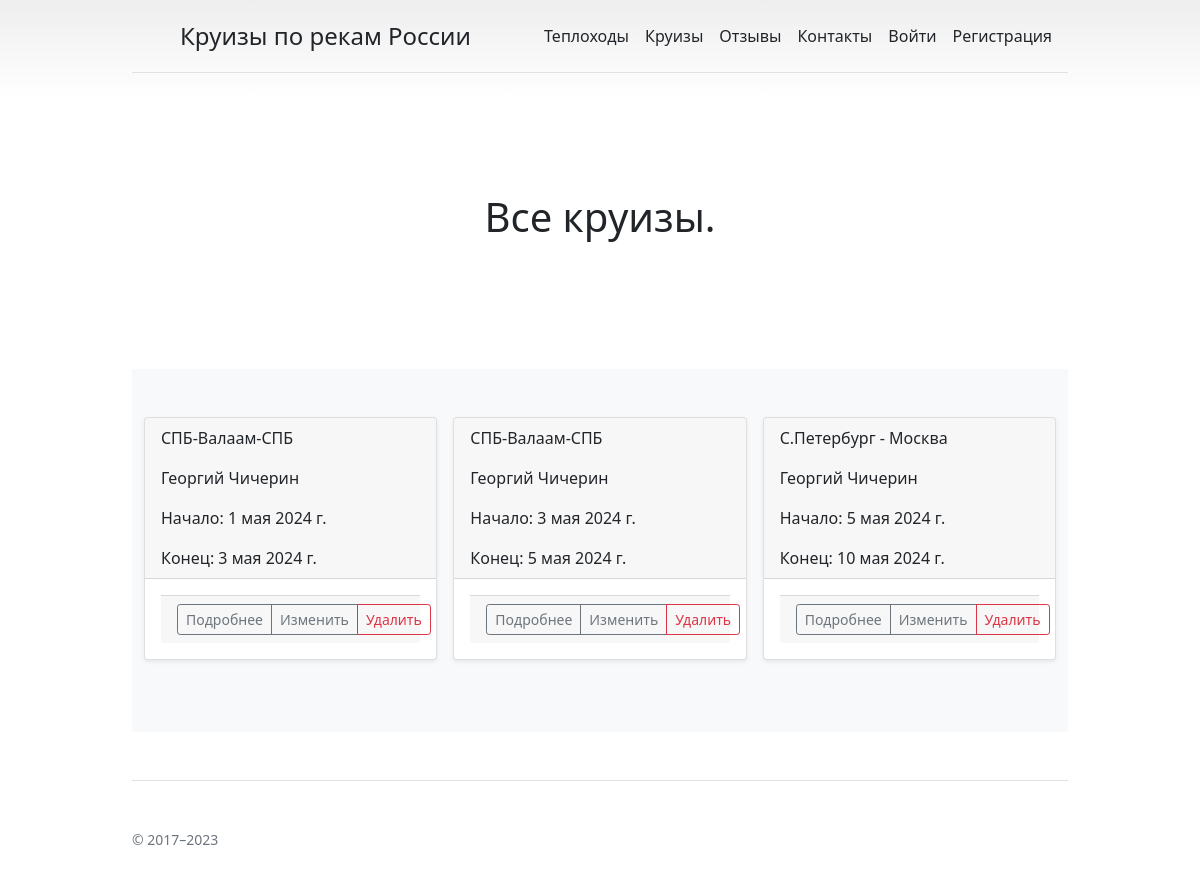
Screenshot of /cruise/ with the database file from the repository.
### cruise/models.py (models this page shows, shortened)
class Cruise(models.Model):
    STATUS = [('create', 'Рейс состоится'), ('start', 'Круиз начался'), ('finished', 'Круиз завершен')]
    name = models.CharField(max_length=250, verbose_name='название круиза')
    ship = models.ForeignKey(Ships, on_delete=models.CASCADE, verbose_name='Теплоход')
    data_start = models.DateField(verbose_name='Дата начала')
    date_finish = models.DateField(verbose_name='Дата окончания')
    town_start = models.CharField(max_length=150, verbose_name='Город начала')
    town_finish = models.CharField(max_length=150, verbose_name='Город окончания')
    status_cruise = models.CharField(max_length=8, choices=STATUS, default='create')
    class Meta:
        verbose_name = 'Круиз'
        verbose_name_plural = 'Круизы'

class Ships(models.Model):
    name = models.CharField(max_length=150, verbose_name='название теплохода')
    description = models.TextField(verbose_name='описание', **NULLABLE)
    foto = models.ImageField(upload_to='media/', verbose_name='Фото корабля', **NULLABLE)
    class Meta:
        verbose_name = 'Теплоход'
        verbose_name_plural = 'Теплоходы'

### cruise/views.py (the view)
# urls.py: path('cruise/', CruiseListView.as_view(), name='cruise'),
class CruiseListView(ListView):
    model = Cruise

### cruise/templates/cruise/cruise_list.html
{% extends 'cruise/base.html' %}
{% block content %}
<section class="py-5 text-center container" xmlns="http://www.w3.org/1999/html">
    <div class="row py-lg-5">
        <div class="col-lg-6 col-md-8 mx-auto">
            <h1 class="fw-light">Все круизы.</h1><br>
        </div>
    </div>
</section>
<div class="album py-5 bg-light">
    <div class="container">
        <div class="row row-cols-1 row-cols-sm-2 row-cols-md-3 g-3">
            {% for object in object_list %}
            {% include 'cruise/include/inc_cruise_detail.html' %}
            {% endfor %}
        </div>
    </div>
</div>
{% endblock %}

### cruise/templates/cruise/include/inc_cruise_detail.html
<div class="col">
    <div class="card mb-4 shadow-sm">
        <div class="card-header">
            <p class="card-text">{{ object.name }}</p>
            <p class="card-text">{{ object.ship.name }}</p>
            <p class="card-text">Начало: {{ object.data_start }}</p>
            <p class="card-text">Конец: {{ object.date_finish }}</p>
        </div>
        <div class="card-body">
            <div class="card-footer">
                <div class="d-flex justify-content-between align-items-center">
                    <div class="btn-group">
                        <a type="button" class="btn btn-sm btn-outline-secondary" href="#">Подробнее</a>
                        <a type="button" class="btn btn-sm btn-outline-secondary" href="#">Изменить</a>
                        <a type="button" class="btn btn-sm btn-outline-danger" href="#">Удалить</a>
                    </div>
                </div>
            </div>
        </div>
    </div>
</div>

### static/css/pricing.css (style rules this page uses)
body { background-image: linear-gradient(180deg, #eee, #fff 100px, #fff); }
.container { max-width: 960px; }

### rows the page displays
Cruise: name "СПБ-Валаам-СПБ", ship.name "Георгий Чичерин", data_start "1 мая 2024 г.", date_finish "3 мая 2024 г."
Cruise: name "СПБ-Валаам-СПБ", ship.name "Георгий Чичерин", data_start "3 мая 2024 г.", date_finish "5 мая 2024 г."
Cruise: name "С.Петербург - Москва", ship.name "Георгий Чичерин", data_start "5 мая 2024 г.", date_finish "10 мая 2024 г."
